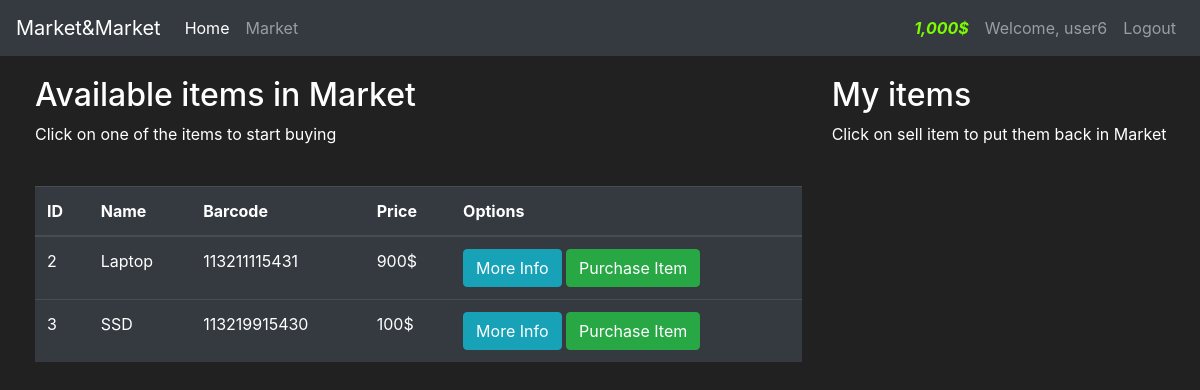
The page /market (signed in) on the database as committed earlier.
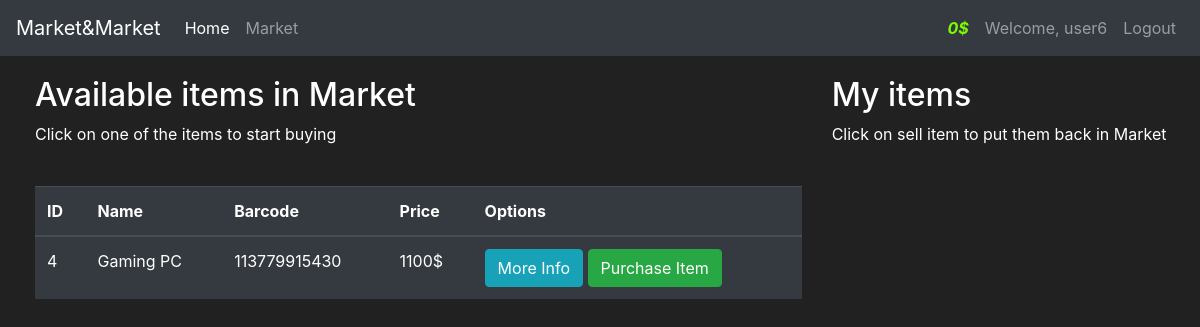
The same page on the database as committed later.
### market/models.py (models this page shows, shortened)
class User(db.Model, UserMixin):
    id = db.Column(db.Integer(), primary_key=True)
    username = db.Column(db.String(length=30), nullable=False, unique=True)
    email_address = db.Column(db.String(length=50), nullable=False, unique=True)
    password_hash = db.Column(db.String(length=60), nullable=False)
    budget = db.Column(db.Integer(), nullable=False, default=1000)
    items = db.relationship('Item', backref='owned_user', lazy=True)
    @property
    def prettier_budget(self):
        if len(str(self.budget)) >= 4:
            return f'{str(self.budget)[:-3]},{str(self.budget)[-3:]}$'
        else:
            return f"{self.budget}$"
    @property
    def password(self):
        return self.password

class Item(db.Model):
    id = db.Column(db.Integer(), primary_key=True)
    name = db.Column(db.String(length=30), nullable=False, unique=True)
    price = db.Column(db.Integer(), nullable=False)
    barcode = db.Column(db.String(length=12), nullable=False, unique=True)
    description = db.Column(db.String(length=1024), nullable=False, unique=True)
    owner = db.Column(db.Integer(), db.ForeignKey('user.id'))

### market/routes.py (the view, shortened to what this page needs)
@app.route("/market", methods=['GET', 'POST'])
@login_required  # this decorator executes before market_page function, so it'll automatically take care and redirect our users to login if they are not logged in
def market_page():
    purchase_form = PurchaseItemForm()
    if request.method == "GET":
        items = Item.query.filter_by(owner=None)  # the way of displaying not bought yet products
        return render_template('market.html', items=items, purchase_form=purchase_form)

### market/models.py (called while the page is built)
@login_manager.user_loader
def load_user(user_id):
    return User.query.get(int(user_id))

### market/templates/market.html (shortened to what this page needs)
{% extends 'base.html' %}
{% block content %}
<div class="row" style="margin-top: 20px; margin-left: 20px">
    <div class="col-8">
        <h2>Available items in Market</h2>
        <p>Click on one of the items to start buying</p>
        <br>
        <table class="table table-hover table-dark">
            <thead>
            <tr>
                <th scope="col">ID</th>
                <th scope="col">Name</th>
                <th scope="col">Barcode</th>
                <th scope="col">Price</th>
                <th scope="col">Options</th>
            </tr>
            </thead>
            <tbody>
            {% for item in items %}
            <tr>
                <td>{{ item.id }}</td>
                <td>{{ item.name }}</td>
                <td>{{ item.barcode }}</td>
                <td>{{ item.price }}$</td>
                <td>
                    <button class="btn btn-outline btn-info" data-toggle="modal"
                            data-target="#Modal-MoreInfo-{{ item.id }}">More
                        Info
                    </button>
                    <button class="btn btn-outline btn-success" data-toggle="modal"
                            data-target="#Modal-PurchaseConfirm-{{ item.id }}">Purchase Item
                    </button>
                </td>
            </tr>
            {% endfor %}
            </tbody>
        </table>
    </div>
    <div class="col-4">
        <h2>My items</h2>
        <p>Click on sell item to put them back in Market</p>
    </div>
</div>
{% endblock %}

### market/templates/base.html (shortened to what this page needs)
<!doctype html>
<html lang="en">
<head>
    <link rel="stylesheet" href="https://cdn.jsdelivr.net/npm/bootstrap@4.5.3/dist/css/bootstrap.min.css"
>
</head>
<body>
<nav class="navbar navbar-expand-md navbar-dark bg-dark">
    <a class="navbar-brand" href="#">Market&Market</a>
    <div class="collapse navbar-collapse" id="navbarNav">
        <ul class="navbar-nav mr-auto">
            <li class="nav-item active">
                <a class="nav-link" href="{{ url_for('home_page') }}">Home <span class="sr-only">(current)</span></a>
            </li>
            <li class="nav-item">
                <a class="nav-link" href="{{ url_for('market_page') }}">Market</a>
            </li>
        </ul>
        {% if current_user.is_authenticated %}
        <ul class="navbar-nav">
            <li class="nav-item">
                <a class="nav-link" style="color: lawngreen; font-weight: bold">
                    <i class="bi bi-coin">{{ current_user.prettier_budget }}</i>
                </a>
            </li>
            <li class="nav-item">
                <a class="nav-link">Welcome, {{ current_user.username }} </a>
            </li>
            <li class="nav-item">
                <a class="nav-link" href="{{ url_for('logout_page') }}">Logout </a>
            </li>
        </ul>
        {% endif %}
    </div>
</nav>
{% block content %}
{% endblock %}
</body>
</html>

### market/templates/base.html (style rules this page uses)
body { background-color: #212121; color: white }

Rows that differ between the two databases and show on the page:
no longer on this page (row edited): Item: id "2", name "Laptop", barcode "113211115431", price "900"
no longer on this page (row edited): Item: id "3", name "SSD", barcode "113219915430", price "100"
changed User "user6": prettier_budget "1,000$" → "0$"
added Item: id "4", name "Gaming PC", barcode "113779915430", price "1100"
